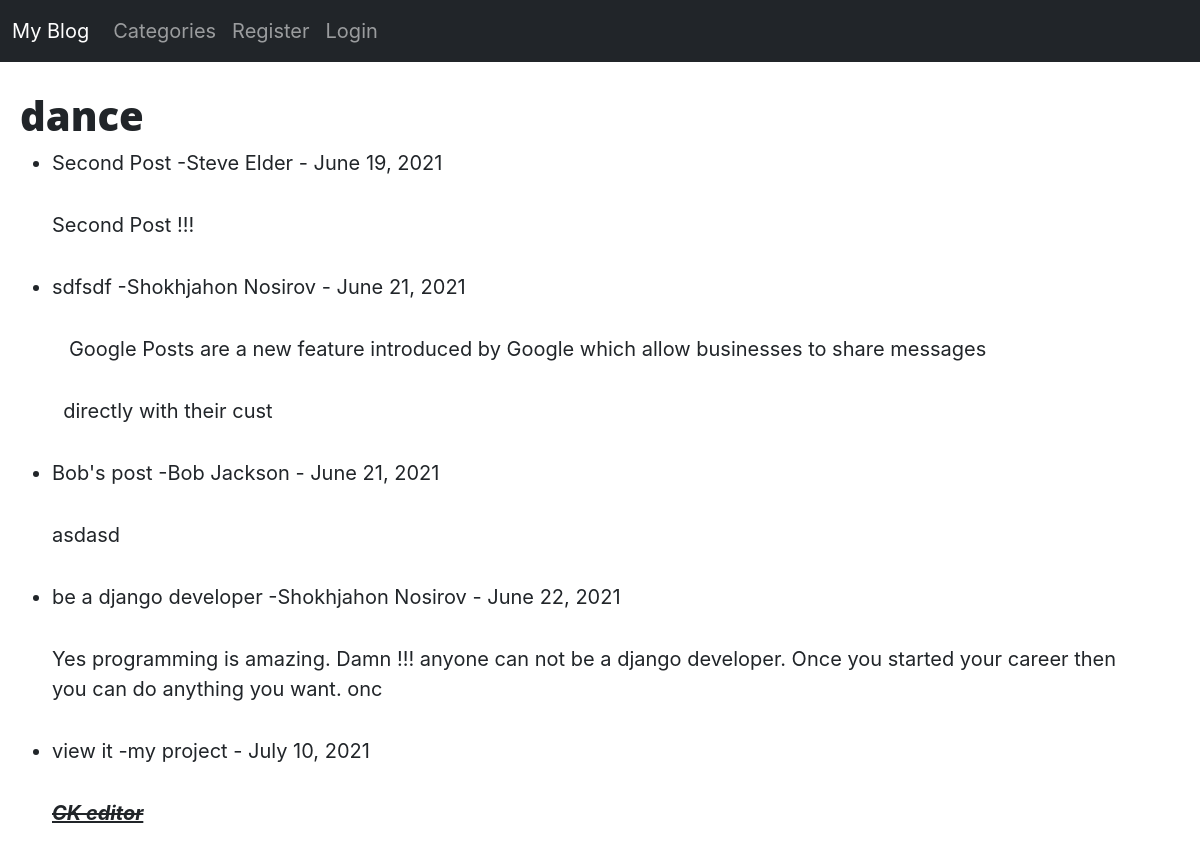
The page /category/dance/ on the database its author committed.
### ablog/models.py (models this page shows, shortened)
class Post(models.Model):
    title = models.CharField(max_length=255)
    header_image = models.ImageField(null=True, blank=True, upload_to="images/")
    title_tag = models.CharField(max_length=255)
    author = models.ForeignKey(User, on_delete=models.CASCADE)
    body = RichTextField(blank=True, null=True)
    post_date = models.DateField(auto_now_add=True)
    category = models.CharField(max_length=255, default = 'coding')
    snippet = models.CharField(max_length=255)
    likes = models.ManyToManyField(User, related_name='blog_post')

### ablog/views.py (the view)
# urls.py: path('category/<str:cats>/', CategoryView, name='category'),
def CategoryView(request, cats):
    category_posts = Post.objects.filter(category=cats.replace('-', ' '))
    return render(request, 'categories.html', {'cats':cats.replace('-', ' '), 'category_posts':category_posts})

### ablog/templates/categories.html (shortened to what this page needs)
{% extends 'vase.html' %}
{% block content %}
{% if category_posts %}
	<h1>{{cats}}</h1>
	<ul>
	{% for post in category_posts %}
		<li><a href="{% url 'article-detail' post.pk %}">{{ post.title }}
		</a>
			-{{ post.author.first_name }}
			{{ post.author.last_name }} - {{ post.post_date }}
		</small><br/>
		{{ post.body|slice:"150"|safe}}</li>
	{% endfor %}
	</ul>
{% else %}
	<h2>Sorry, this page does not exist...</h2>
{% endif %}
{% endblock %}

### ablog/templates/vase.html (shortened to what this page needs)
{% load static %}
<!doctype html>
<html lang="en">
  <head>
    <link href="https://cdn.jsdelivr.net/npm/bootstrap@5.0.1/dist/css/bootstrap.min.css" rel="stylesheet">
	<link rel="stylesheet" href="styles.css">
	<link rel="stylesheet" href="{% static 'styles.css' %}">
  </head>
  <body>
    <nav class="navbar navbar-expand-lg navbar-dark bg-dark">
  <div class="container-fluid">
    <a class="navbar-brand" href="{% url 'home' %}">My Blog</a>
    <div class="collapse navbar-collapse" id="navbarSupportedContent">
	<ul class="navbar-nav me-auto mb-2 mb-lg-0">
		{% if cat_menu %}
	   <li class="nav-item dropdown">
          <a class="nav-link dropdown-toggle" href="#" id="navbarDropdown" role="button" data-bs-toggle="dropdown" aria-expanded="false">
            Categories
          </a>
          <ul class="dropdown-menu" aria-labelledby="navbarDropdown">
		  {% for item in cat_menu %}
		  <a class="dropdown-item" href="{% url 'category' item|slugify %}">{{ item }}</a>
		  {% endfor %}
          </ul>
        </li>
		{% else %}
			<li class="nav-item">
				<a class="nav-link" href="{% url 'category-list' %}">Categories</a>
			</li>
		{% endif %}
	{% if user.is_authenticated %}
		<li class="nav-item">
			<a class="nav-link" href="{% url 'add_story' %}">Add Story</a>
		</li>
		<li class="nav-item">
			<a class="nav-link" href="{% url 'add_category' %}">Add Category</a>
		</li>
		<li class="nav-item">
			<a class="nav-link" href="{% url 'logout' %}">Logout</a>
		</li>
	{% else %}
		<li class="nav-item">
			<a class="nav-link" href="{% url 'register' %}">Register</a>
		</li>
		<li class="nav-item">
			<a class="nav-link" href="{% url 'login' %}">Login</a>
		</li>
	{% endif %}
      </ul>
	</div>
  </div>
</nav>
	<br/>
	<div class="container" style="margin-left:8px;">
		{% block content %}
		{% endblock %}
	</div>
  </body>
</html>

### rows shown on the page
Post: title "Second Post", author.first_name "Steve", author.last_name "Elder", post_date "June 19, 2021", body "Second Post !!!"
Post: title "sdfsdf", author.first_name "Shokhjahon", author.last_name "Nosirov", post_date "June 21, 2021", body "Google Posts are a new feature introduced by Google which allow businesses to share messages directly with their cust"
Post: title "Bob's post", author.first_name "Bob", author.last_name "Jackson", post_date "June 21, 2021", body "asdasd"
Post: title "be a django developer", author.first_name "Shokhjahon", author.last_name "Nosirov", post_date "June 22, 2021", body "Yes programming is amazing. Damn !!! anyone can not be a django developer. Once you started your career then you can do anything you want. onc"
Post: title "view it", author.first_name "my", author.last_name "project", post_date "July 10, 2021", body "CK editor"

### other values the page prints
{{ cats }} "dance"
